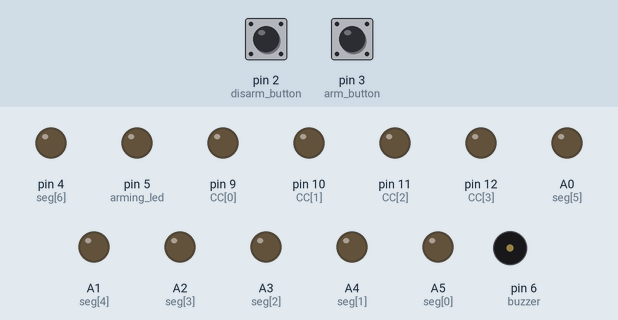
Simulated run of this sketch. Board: Arduino Uno, built with avr-gcc and run on an emulated ATmega328P. On the bench: output pins drawn as LEDs (lit = HIGH), buzzer (waves = sounding). Inputs (shaded band) come from the test bench; at power-on: pin 3 (arm_button) LOW, pin 2 (disarm_button) LOW. What the sketch prints to the serial monitor is not drawn.

Above: at 1.2 s.
1.3 s: pin 3 (arm_button) pulled HIGH for 0.15 s
At 1.42 s:
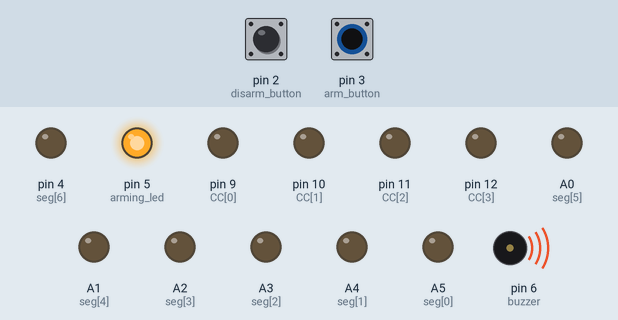
3.0 s: pin 3 (arm_button) pulled HIGH for 1 s
At 4.09 s:
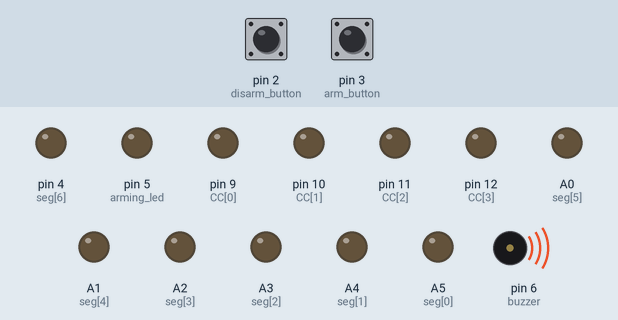
5.6 s: pin 3 (arm_button) pulled HIGH for 3.2 s
At 8.4 s:
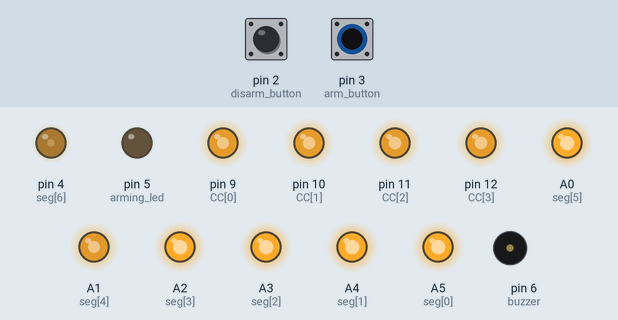
10.3 s: pin 2 (disarm_button) pulled HIGH for 0.15 s
13.3 s: pin 2 (disarm_button) pulled HIGH for 1 s
Timing chart, 0 to 21.2 s (numbered marks = the images above; inputs shaded):
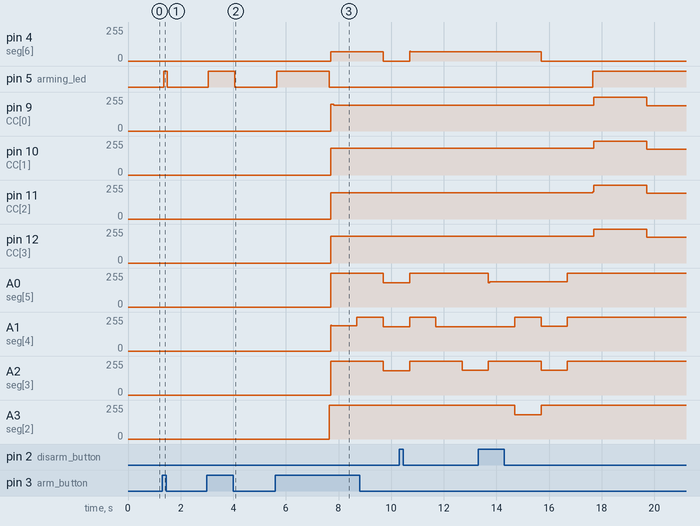

Measured:
- after the input at 1.3 s, pin 5 (arming_led): LOW → HIGH after 0.05 s, → LOW 0.15 s later; tone on pin 6 (buzzer): silent → 1000 Hz after 0.05 s, → silent 0.15 s later
- after the input at 3.0 s, pin 5 (arming_led): LOW → HIGH after 0.05 s, → LOW 1.0 s later; tone on pin 6 (buzzer): silent → 1000 Hz after 0.06 s, → silent 1.1 s later
- after the input at 5.6 s, pin 4 (seg[6]): 0/255 → 70/255 after 2.1 s, → 0/255 2.0 s later; pin 5 (arming_led): LOW → HIGH after 0.05 s, → LOW 2.0 s later; pin 9 (CC[0]): 0/255 → 200/255 after 2.1 s, → 194/255 0.12 s later; pin 10 (CC[1]), pin 12 (CC[3]): 0/255 → 199/255 after 2.1 s; pin 11 (CC[2]): 0/255 → 197/255 after 2.1 s

The sketch:

cs_bomb.ino
```cpp
// GEBRUIK INTERRUPTS VOOR SECONDEN TIMER
// GEBRUIK INTERRUPTS VOOR PIEPER

#include "cs_bomb_lib.h"

int seg[7] = {A5, A4, A3, A2, A1, A0, 4};
/*
seg[0] = seg a = port 2
seg[1] = seg b = port 3
seg[2] = seg c = port 4
seg[3] = seg d = port 5
seg[4] = seg e = port 6
seg[5] = seg f = port 7
seg[6] = seg g = port 8
*/

int CC[4] = {9, 10, 11, 12};
/*
CC[0] = port 9 van Arduino Uno = LSD (rightmost) CC=Common Cathode
CC[1] = port 10
CC[2] = port 11
CC[3] = port 12 = MSD (leftmost) Most Significant Digit
*/

const int arm_button = 3;
const int disarm_button = 2;
const int arming_led = 5;
const int buzzer = 6;
const int disarming_led = 7;

byte onDisplay[17] =
{
// bits     6543210
// segments gfedcba
          0b0111111, //0
          0b0000110, //1
          0b1011011, //2
          0b1001111, //3
          0b1100110, //4
          0b1101101, //5
          0b1111101, //6
          0b0000111, //7
          0b1111111, //8
          0b1101111, //9
          0b1110111, //A
          0b1111100, //b
          0b0111001, //C
          0b1011110, //d
          0b1111001, //E
          0b1110001, //F
          0b0000000, //empty
} ;

void displayNumber(int number, int display_n)
{
  for (int i=0;i<=6;i++)
  {
    digitalWrite(seg[i],bitRead(onDisplay[number],i));
  }

  for(int i = 0; i < 4; i++)
  {
    if(i == display_n)
    {
      digitalWrite(CC[i],LOW);
    }
    else
    {
      digitalWrite(CC[i],HIGH);
    }
  }
  delay(1);
  digitalWrite(CC[display_n],HIGH);


}

void showHours(int hours)
{
  if(hours < 10)
  {
    displayNumber(16, 3);
    displayNumber(hours, 2);
  }
  else
  {
    displayNumber(hours / 10, 3);
    displayNumber(hours % 10, 2);
  }
}

void showMinutesRight(int minutes)
{
  displayNumber(minutes / 10, 1);
  displayNumber(minutes % 10, 0);
}

void showMinutesLeft(int minutes)
{
  displayNumber(minutes / 10, 3);
  displayNumber(minutes % 10, 2);
}

void showSeconds(int seconds)
{
  displayNumber(seconds / 10, 1);
  displayNumber(seconds % 10, 0);
}

void showHoursMinutes(int hours, int minutes)
{
  //Duration: 4 ms
  showHours(hours);
  showMinutesRight(minutes);
}

void showMinutesSeconds(int minutes, int seconds)
{
  //Duration: 4 ms
  showMinutesLeft(minutes);
  showSeconds(seconds);
}

void timeToMinutesSeconds(int seconds)
{
  int m = seconds / 60;
  int s = seconds % 60;
  showMinutesSeconds(m, s);
}

// Variables will change:
int buttonState_arm;             // the current reading from the input pin
int buttonState_disarm;          // the current reading from the input pin
int lastButtonState_arm = LOW;   // the previous reading from the input pin
int lastButtonState_disarm = LOW;// the previous reading from the input pin

// the following variables are unsigned longs because the time, measured in
// milliseconds, will quickly become a bigger number than can be stored in an int.
unsigned long lastDebounceTime_arm = 0;     // the last time the output pin was toggled
unsigned long lastDebounceTime_disarm = 0;  // the last time the output pin was toggled
unsigned long debounceDelay = 50;    // the debounce time; increase if the output flickers

// Timing of how long the button has been held
unsigned long lastPressTime_arm = millis();
unsigned long lastReleaseTime_arm = millis();
unsigned long holdTime_arm = millis();

unsigned long lastPressTime_disarm = millis();
unsigned long lastReleaseTime_disarm = millis();
unsigned long holdTime_disarm = millis();


states bomb_state = INIT;
//int bomb_timer = BOMB_TIMER;
// The bomb timer variable decrements at a rate of 125Hz -> 125 decrements equal 1 second
long bomb_timer = (long) BOMB_TIMER * (long) TIMER_CLK;
long counter = 0;

bool beep = false;
unsigned long lastBeepStart = 0;


void debounce(int buttonPin, int * lastButtonState, int * buttonState, unsigned long * lastDebounceTime, unsigned long * lastPressTime, unsigned long * holdTime, unsigned long * lastReleaseTime)
{
  // read the state of the switch into a local variable:
  int reading = digitalRead(buttonPin);

  // check to see if you just pressed the button
  // (i.e. the input went from LOW to HIGH), and you've waited long enough
  // since the last press to ignore any noise:

  // If the switch changed, due to noise or pressing:
  if (reading != *lastButtonState) {
    // reset the debouncing timer
    *lastDebounceTime = millis();
  }

  if ((millis() - *lastDebounceTime) > debounceDelay) {
    // whatever the reading is at, it's been there for longer than the debounce
    // delay, so take it as the actual current state:

    // if the button state has changed:
    if (reading != *buttonState)
    {
      *buttonState = reading;

      if(reading == HIGH)
      {
        //Serial.println("AAAAAAAAAAAAAAAAAAAAAAAAAAAAAAAAAAAAAAA");
        *lastPressTime = millis();
      }
      else
      {
        //Serial.println("BBBBBBBBBBBBBBBBBBBBBBBBBBBBBBBBBBBBBBB");
        *lastReleaseTime = millis();
      }
    }
    if(*buttonState == HIGH)
    {
      //Serial.println("CCCCCCCCCCCCCCCCCCCCCCCCCCCCCCCCCCCCCCCC");
      *holdTime = millis();
    }

  }
  *lastButtonState = reading;
}

states check_arming()
{
  debounce(arm_button, &lastButtonState_arm, &buttonState_arm, &lastDebounceTime_arm, &lastPressTime_arm, &holdTime_arm, &lastReleaseTime_arm);

  //Serial.print(digitalRead(arm_button));
  //Serial.print(" ");
  //Serial.print(holdTime_arm);
  //Serial.print(" ");
  //Serial.print(lastPressTime_arm);
  //Serial.print(" ");
  //Serial.print(holdTime_arm > lastPressTime_arm);
  //Serial.print(" ");
  //Serial.print(buttonState_arm == HIGH);
  //Serial.print(" ");
  //Serial.println(holdTime_arm - lastPressTime_arm);

  //Serial.print(holdTime_arm);
  //Serial.print(" ");
  //Serial.print(lastPressTime_arm);
  //Serial.print(" ");
  //Serial.println(buttonState_arm);
  if((holdTime_arm > lastPressTime_arm)&& ((holdTime_arm - lastPressTime_arm) > ARM_TIME))
  {
    return ARMED;
  }
  else if((holdTime_arm > lastPressTime_arm) && (buttonState_arm == HIGH))
  {
    return ARMING;
  }
  else
  {
    return INIT;
  }
}

states check_disarming()
{
  debounce(disarm_button, &lastButtonState_disarm, &buttonState_disarm, &lastDebounceTime_disarm, &lastPressTime_disarm, &holdTime_disarm, &lastReleaseTime_disarm);

  if((holdTime_disarm > lastPressTime_disarm)&& ((holdTime_disarm - lastPressTime_disarm) > DISARM_TIME))
  {
    //Serial.println("DEFUSED");
    return DEFUSED;
  }
  else if((holdTime_disarm > lastPressTime_disarm) && (buttonState_disarm == HIGH))
  {
    //Serial.println("DEFUSING");
    return DEFUSING;
  }
  else
  {
    //Serial.println("ARMED");
    return ARMED;
  }
}

void startBeep()
{
  lastBeepStart = millis();
  beep = true;
  tone(buzzer, 1000);
}

void stopBeep()
{
  beep = false;
  noTone(buzzer);
}

ISR(TIMER1_COMPA_vect)
{
  long beep_duration;
  if ((bomb_state == ARMED) || (bomb_state == DEFUSING))
  {
    // If applicable, decrement the timer counter
    if(bomb_timer > 0) bomb_timer--;

    // Calculate the remaining time before explosion
    long rem_time = bomb_timer / (long) TIMER_CLK;

    // Apply beeping depeding on this remaining time
    // Stage 1: start -> 1:00
    if(rem_time > STAGE2_REM_TIME)
    {
      if((counter % STAGE1_MOD) == 0)
      {
        startBeep();
      }
      beep_duration = STAGE1_MOD / 2;
    }
    // Stage 2: 1:00 -> 0:30
    else if(rem_time > STAGE3_REM_TIME)
    {
      if((counter % STAGE2_MOD) == 0)
      {
        startBeep();
      }
      beep_duration = STAGE2_MOD / 2;
    }
    // Stage 3: 0:30 -> 0:10
    else if(rem_time > STAGE4_REM_TIME)
    {
      if((counter % STAGE3_MOD) == 0)
      {
        startBeep();
      }
      beep_duration = STAGE3_MOD / 2;
    }
    // Stage 4: 0:10 -> 0:05
    else if(rem_time > STAGE5_REM_TIME)
    {
      if((counter % STAGE4_MOD) == 0)
      {
        startBeep();
      }
      beep_duration = STAGE4_MOD / 2;
    }
    // Stage 5: 0:05 -> 0:00
    else
    {
      if((counter % STAGE5_MOD) == 0)
      {
        startBeep();
      }
      beep_duration = STAGE5_MOD / 2;
    }
  }
  else if((bomb_state == ARMING) || (bomb_state == DEFUSING))
  {
    startBeep();
    //if((counter % ARMING_MOD) == 0)
    //{
    //  startBeep();
    //}
    //beep_duration = ARMING_MOD / 2;
    beep_duration = 1000000;
  }

  //Disable any running beep
  if(millis() >= (lastBeepStart + beep_duration))
  {
    stopBeep();

  }
  counter++;
}

void explode()
{
  bool on = false;
  for(int i = 0; i < 20; i++)
  {
    if(on)
    {
      digitalWrite(disarming_led, LOW);
      digitalWrite(arming_led, LOW);
      tone(buzzer, 500);
    }
    else
    {
      digitalWrite(disarming_led, HIGH);
      digitalWrite(arming_led, HIGH);
      tone(buzzer, 2000);

    }
    on != on;
    delay(100);
  }
  noTone(buzzer);
}

void set_interrupt_timers()
{
  cli();//stop interrupts

  //set timer1 interrupt at 125Hz
  TCCR1A = 0;// set entire TCCR1A register to 0
  TCCR1B = 0;// same for TCCR1B
  TCNT1  = 0;//initialize counter value to 0
  // set compare match register for 1hz increments
  //OCR1A = 15624;// = (16*10^6) / (1*1024) - 1 (must be <65536)
  OCR1A = 124;// = (16*10^6) / (125*1024) - 1 (must be <65536)
  // turn on CTC mode
  TCCR1B |= (1 << WGM12);
  // Set CS10 and CS12 bits for 1024 prescaler
  TCCR1B |= (1 << CS12) | (1 << CS10);
  // enable timer compare interrupt
  TIMSK1 |= (1 << OCIE1A);

  /*
  TCCR2A = 0;// set entire TCCR2A register to 0
  TCCR2B = 0;// same for TCCR2B
  TCNT2  = 0;//initialize counter value to 0
  // set compare match register for 8khz increments
  OCR2A = 249;// = (16*10^6) / (8000*8) - 1 (must be <256)
  // turn on CTC mode
  TCCR2A |= (1 << WGM21);
  // Set CS21 bit for 8 prescaler
  TCCR2B |= (1 << CS21);
  // enable timer compare interrupt
  TIMSK2 |= (1 << OCIE2A);
  */
  sei();//allow interrupts
}

void setup()
{
 for (int i=0;i<=6;i++){pinMode(seg[i], OUTPUT);};
 for (int i=0;i<=3;i++){pinMode(CC[i], OUTPUT);};
 pinMode(arm_button, INPUT);
 pinMode(disarm_button, INPUT);
 pinMode(arming_led, OUTPUT);
 Serial.begin(9600);
 set_interrupt_timers();
 Serial.println(STAGE1_MOD);
}

void loop()
{
  if((bomb_state == INIT) || (bomb_state == ARMING))
  {
    //long rem_time = bomb_timer;
    //Serial.print(rem_time);
    //Serial.print(" ");
    //Serial.print(BOMB_TIMER);
    //Serial.print(" ");
    //Serial.print(TIMER_CLK);
    //Serial.print(" ");
    //Serial.println(BOMB_TIMER * TIMER_CLK);
    //Serial.println("test");
    states checked_state = check_arming();

    if(checked_state == ARMED)
    {
      bomb_state = ARMED;
      counter = 0;
      stopBeep();
      digitalWrite(arming_led, LOW);
    }
    else if(checked_state == ARMING)
    {
      bomb_state = ARMING;
      digitalWrite(arming_led, HIGH);
      //tone(buzzer, 1000);
      //delay(250);
      //noTone(buzzer);
      //delay(250);
    }
    else
    {
      bomb_state = INIT;
      digitalWrite(arming_led, LOW);
    }
  }
  else if((bomb_state == ARMED) || (bomb_state == DEFUSING))
  {
    if(bomb_timer == 0)
    {
      digitalWrite(disarming_led, LOW);
      bomb_state = EXPLODING;
      Serial.println("EXPLODING");
      //cli();//stop interrupts
    }
    else
    {
      states checked_state = check_disarming();
      if(checked_state == DEFUSED)
      {
        bomb_state = DEFUSED;
      }
      else if(checked_state == DEFUSING)
      {
        digitalWrite(disarming_led, HIGH);
        bomb_state = DEFUSING;
      }
      else
      {
        digitalWrite(disarming_led, LOW);
        bomb_state = ARMED;
      }
    }
    timeToMinutesSeconds(bomb_timer / (long) TIMER_CLK);
  }
  else if(bomb_state == EXPLODING)
  {
    bomb_state = EXPLODED;
    Serial.println("BOEM");
    explode();
  }
  else if(bomb_state == DEFUSED)
  {
    digitalWrite(disarming_led, HIGH);
    digitalWrite(arming_led, LOW);
    timeToMinutesSeconds(bomb_timer / (long) TIMER_CLK);
  }
  else
  {
    digitalWrite(disarming_led, LOW);
    digitalWrite(arming_led, HIGH);
    timeToMinutesSeconds(bomb_timer / (long) TIMER_CLK);
  }
 }
```

cs_bomb_lib.h
```cpp
#define ARM_TIME 2000		// ms
#define DISARM_TIME 5000	// ms
#define BOMB_TIME_MINUTES 1
#define BOMB_TIMER BOMB_TIME_MINUTES * 10

#define TIMER_CLK 125 //Timer clock is 125Hz

// Stage 1 when REM_TIME > STAGE2_REM_TIME seconds.
#define STAGE2_REM_TIME 60 // Second stage when 1 minute remains
#define STAGE3_REM_TIME 30 // Third stage when 30 seconds remain
#define STAGE4_REM_TIME 10 // Second to last stage stage when 10 seconds remain
#define STAGE5_REM_TIME 5  // Last stage when 10 seconds remain

// Set frequency
#define STAGE1_FREQUENCY 0.5
#define STAGE2_FREQUENCY 1
#define STAGE3_FREQUENCY 2
#define STAGE4_FREQUENCY 4
#define STAGE5_FREQUENCY 10

#define STAGE1_MOD (int)(TIMER_CLK / STAGE1_FREQUENCY)
#define STAGE2_MOD (int)(TIMER_CLK / STAGE2_FREQUENCY)
#define STAGE3_MOD (int)(TIMER_CLK / STAGE3_FREQUENCY)
#define STAGE4_MOD (int)(TIMER_CLK / STAGE4_FREQUENCY)
#define STAGE5_MOD (int)(TIMER_CLK / STAGE5_FREQUENCY)

#define ARMING_MOD (int)(TIMER_CLK / 4)
enum states {
  INIT,
  ARMING,
  ARMED,
  DEFUSING,
  DEFUSED,
  EXPLODING,
  EXPLODED
};
```
